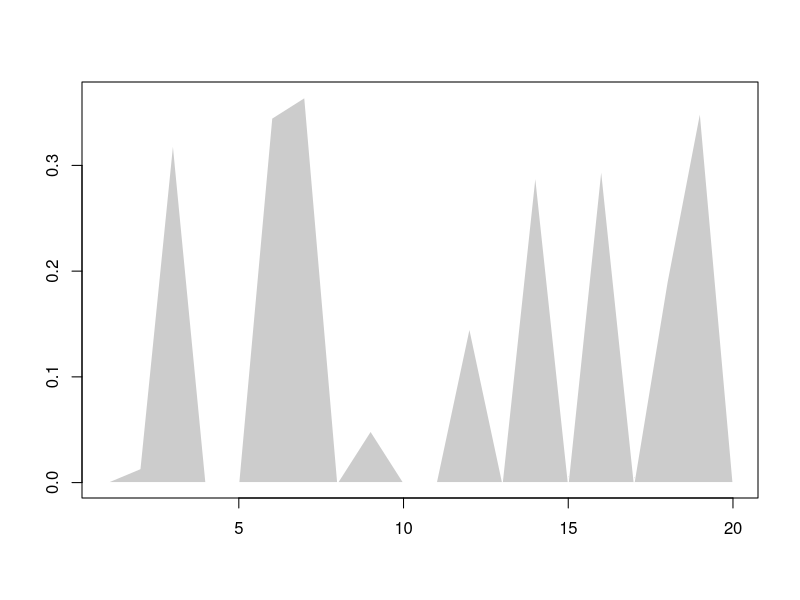
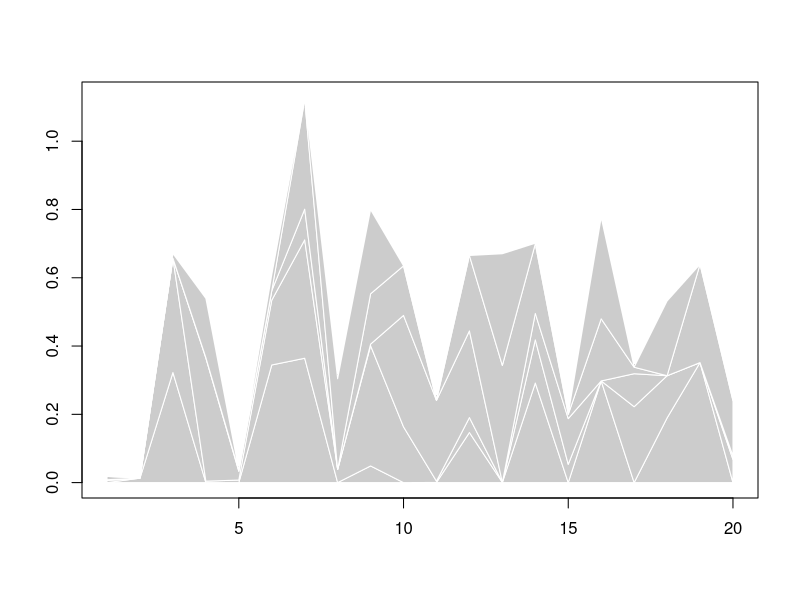
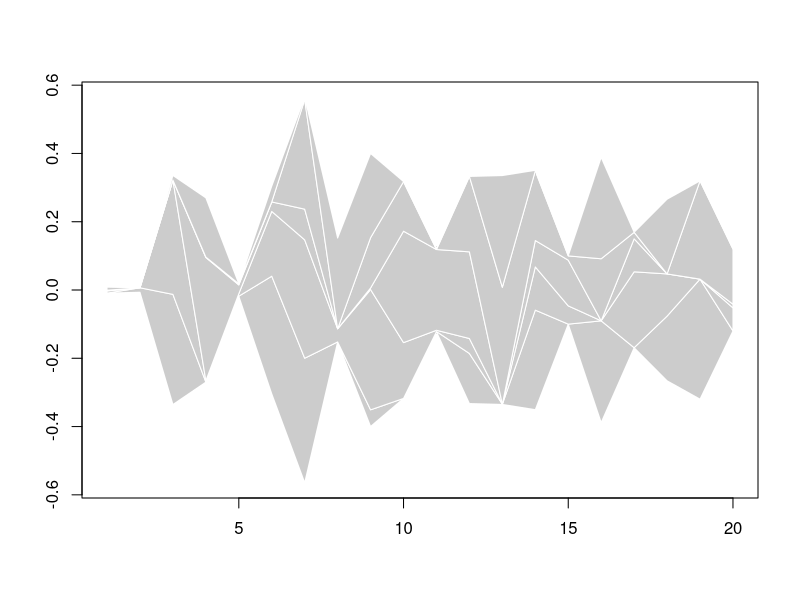
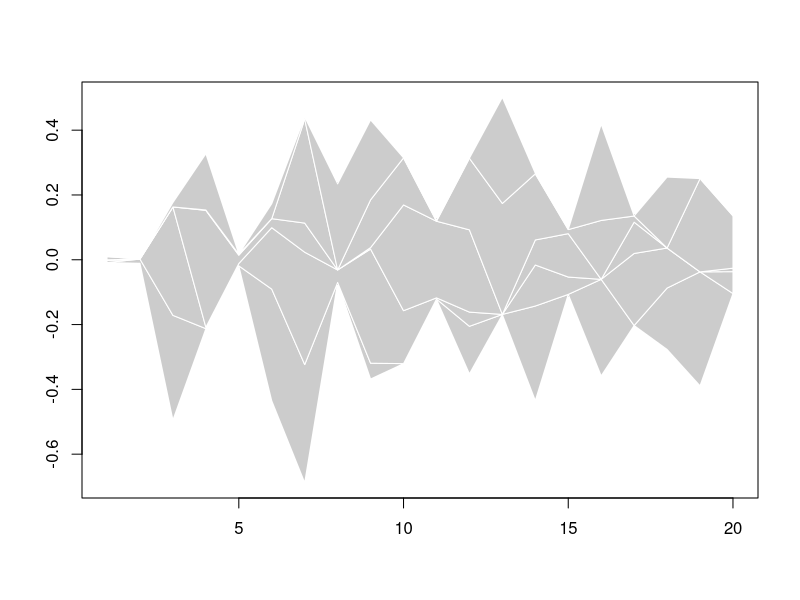
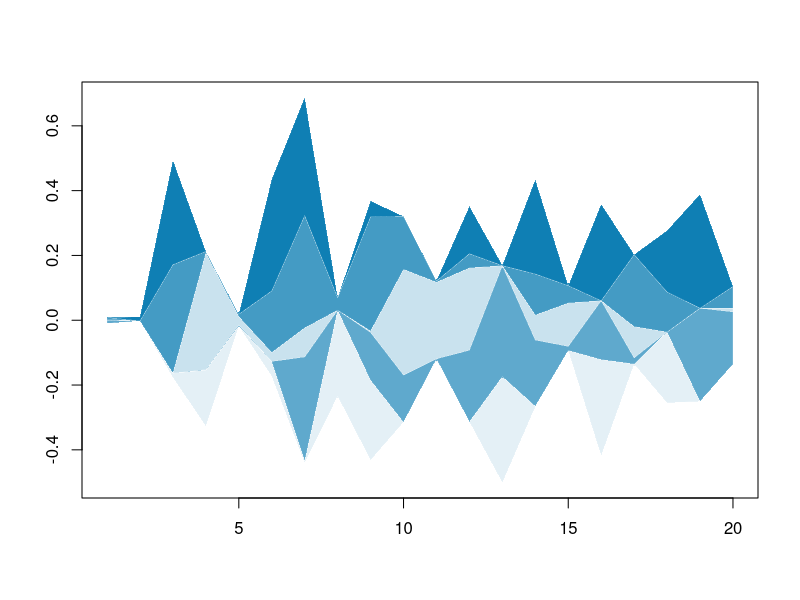
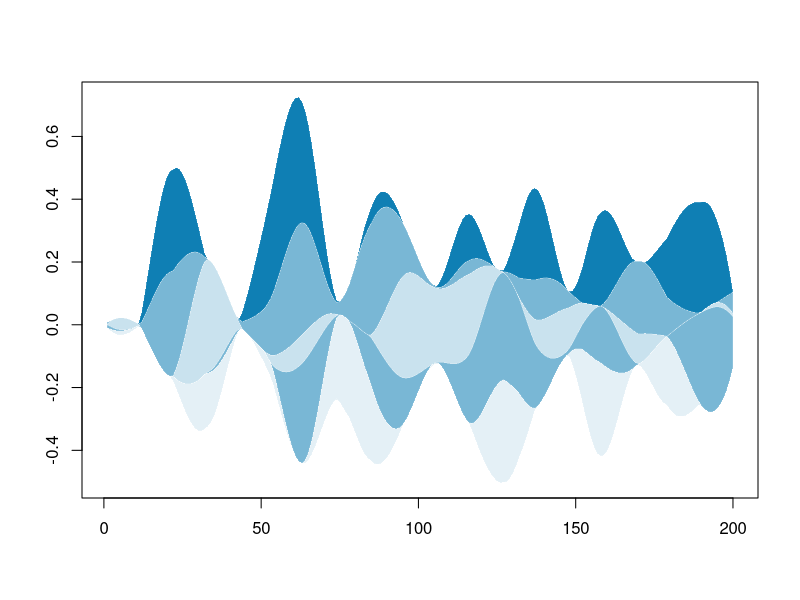

Reproduce these figures in R, in order.
# Frake data frame
numCols <- 20
numLayers <- 5
fakeData <- data.frame(matrix(ncol=numCols, nrow=numLayers))
for (i in 1:numLayers) {
	heights <- 1 / runif(numCols, 0, 1)
	newRow <- heights * exp(-heights * heights)
	fakeData[i,] <- newRow
}


# Color palette
nColors <- 10
pal <- colorRampPalette(c("#0f7fb4", "white"))
colors <- pal(nColors)


# Regular area chart, zero offset, one layer
plot(1:length(fakeData[1,]), 1:length(fakeData[1,]), ylim=c(0, max(fakeData[1,])), xlab=NA, ylab=NA, type="n")
polygon(c(1:length(fakeData[1,]), length(fakeData[1,]):1), c(fakeData[1,], rep(0, length(fakeData[1,]))), col="#cccccc", border="white")


# Stacked area, zero offset
totals <- colSums(fakeData)
plot(1:length(fakeData[1,]), 1:length(fakeData[1,]), type="n", ylim=c(0, max(totals)), xlab=NA, ylab=NA)
yOffset <- rep(0, length(fakeData[1,]))
for (i in 1:length(fakeData[,1])) {
	
	# Wireframe debugging	
	# lines(1:length(fakeData[i,]), fakeData[i,] + yOffset)
	
	polygon(c(1:length(fakeData[i,]), length(fakeData[i,]):1), c(fakeData[i,] + yOffset, rev(yOffset)), col="#cccccc", border="white")
	
	yOffset <- yOffset + fakeData[i,]

}


# Stacked area, centered offset (ThemeRiver)
totals <- colSums(fakeData)
yOffset <- -totals / 2
maxSum <- max(totals)
plot(1:length(fakeData[1,]), 1:length(fakeData[1,]), type="n", ylim=c(-maxSum/2, maxSum/2), xlab=NA, ylab=NA)
for (i in 1:length(fakeData[,1])) {
	polygon(c(1:length(fakeData[1,]), length(fakeData[1,]):1), c(fakeData[i,] + yOffset, rev(yOffset)), col="#cccccc", border="white")
	yOffset <- yOffset + fakeData[i,]
}



# Reduced wiggle, no sorting.
n <- length(fakeData[,1])
i <- 1:length(fakeData[,1])
parts <- (n - i + 1) * fakeData
theSums <- colSums(parts)
totals <- colSums(fakeData)
maxSum <- max(totals)

yOffset <- -theSums / (n + 1)
yLower <- min(yOffset)
yUpper <- max(yOffset + totals)

plot(1:length(fakeData[1,]), 1:length(fakeData[1,]), type="n", ylim=c(yLower, yUpper), xlab=NA, ylab=NA)
for (i in 1:length(fakeData[,1])) {
	polygon(c(1:length(fakeData[1,]), length(fakeData[1,]):1), c(fakeData[i,] + yOffset, rev(yOffset)), col="#cccccc", border="white")
	yOffset <- yOffset + fakeData[i,]

}



# Reduced wiggle, sorted by layer weight.
sortedData <- fakeData[1,]
weights <- rowSums(fakeData)
topWeight <- weights[1]
bottomWeight <- weights[1]

for (i in 2:length(fakeData[,1])) {
	
	if (topWeight > bottomWeight) {
		sortedData <- rbind(sortedData, fakeData[i,])
		topWeight <- topWeight + weights[i]
	} else {
		sortedData <- rbind(fakeData[i,], sortedData)
		bottomWeight <- bottomWeight + weights[i]
	}
}

n <- length(sortedData[,1])
i <- 1:length(sortedData[,1])
parts <- (n - i + 1) * sortedData
theSums <- colSums(parts)
totals <- colSums(sortedData)
yOffset <- -theSums / (n + 1)
yLower <- min(yOffset)
yUpper <- max(yOffset + totals)

maxRow <- max(rowSums(sortedData))
minRow <- min(rowSums(sortedData))
rowSpan <- maxRow - minRow

# Make the graph.
plot(1:10, 1:10, type="n", xlim=c(1, numCols), ylim=c(yLower, yUpper), xlab=NA, ylab=NA)
for (i in 1:length(sortedData[,1])) {
	
	colindex <- floor( (nColors-2) * ( (maxRow - sum(sortedData[i,])) / rowSpan ) ) + 1
	
	# Wireframe debugging
	# lines(1:length(sortedData[i,]), sortedData[i,] + yOffset)
	
	polygon(c(1:length(sortedData[i,]), length(sortedData[i,]):1), c(sortedData[i,] + yOffset, rev(yOffset)), col=colors[colindex], border="white", lwd=0.2)
	yOffset <- yOffset + sortedData[i,]

}




# Reduced wiggle, sorted, smoothed.


# Sort
sortedData <- fakeData[1,]
weights <- rowSums(fakeData)
topWeight <- weights[1]
bottomWeight <- weights[1]

if (length(fakeData[,1]) > 1) {
	for (i in 2:length(fakeData[,1])) {
	
		if (topWeight > bottomWeight) {
			sortedData <- rbind(sortedData, fakeData[i,])
			topWeight <- topWeight + weights[i]
		} else {
			sortedData <- rbind(fakeData[i,], sortedData)
			bottomWeight <- bottomWeight + weights[i]
		}
	}
}



# Convert sorted data to splines.

# Helper function to change negative valus to zero
zeroNegatives <- function(x) { 
	if (x < 0) { return(0) }
	else { return(x) }
}

# Initialize smoothed data
firstRow <- spline(1:length(sortedData[1,]), sortedData[1,], 200)$y
firstRow <- sapply(firstRow, zeroNegatives)

smoothData <- data.frame( rbind(firstRow, rep(0, length(firstRow))) )
smoothData <- smoothData[1,]

if (length(sortedData[,1]) > 1) {
	for (i in 2:length(sortedData[,1])) {
	
		splinerow <- spline(1:length(sortedData[i,]), sortedData[i,], 200)$y
		splinerow <- sapply(splinerow, zeroNegatives)
		smoothData <- rbind(smoothData, splinerow)
	}
}

# Optimize vertical offset
n <- length(smoothData[,1])
i <- 1:length(smoothData[,1])
parts <- (n - i + 1) * smoothData
theSums <- colSums(parts)
yOffset <- -theSums / (n + 1)

# Totals at each index for axis upper and lower bounds
totals <- colSums(smoothData)
yLower <- min(yOffset)
yUpper <- max(yOffset + totals)

# Max, min, and span of weights for each layer
maxRow <- max(rowSums(smoothData))
minRow <- min(rowSums(smoothData))
rowSpan <- if ( (maxRow - minRow) > 0 ) { maxRow - minRow } else { 1 }

# Make the graph.
plot(1:10, 1:10, type="n", xlim=c(1, length(smoothData[1,])), ylim=c(yLower, yUpper), xlab=NA, ylab=NA)
for (i in 1:length(smoothData[,1])) {
	colindex <- floor( (nColors-2) * ( (maxRow - sum(smoothData[i,])) / rowSpan ) ) + 1
	
	# Wireframe debugging	
	# points(1:length(smoothData[i,]), smoothData[i,] + yOffset, col=i)
	# lines(1:length(smoothData[i,]), smoothData[i,] + yOffset, col=i)
	
	polygon(c(1:length(smoothData[i,]), length(smoothData[i,]):1), c(smoothData[i,] + yOffset, rev(yOffset)), col=colors[colindex], border="#ffffff", lwd=0.2)
	
	yOffset <- yOffset + smoothData[i,]
}





